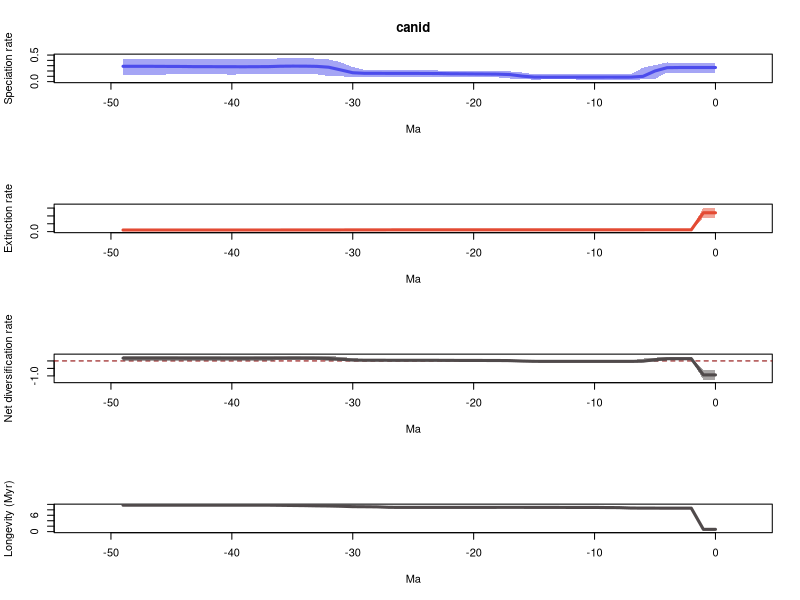

This chart was generated by the following R code:
# 1 files combined:
# 	/home/eeb177-student/Desktop/eeb-177/lab-work/exercise-9/pyrate_mcmc_logs/canid_occ_1_marginal_rates.log

# 95% HPDs calculated using code from Biopy (https://www.cs.auckland.ac.nz/~yhel002/biopy/)

pdf(file='/home/eeb177-student/Desktop/eeb-177/lab-work/exercise-9/pyrate_mcmc_logs/canid_occ_1_marginal_rates_RTT.pdf',width=0.6*9, height=16.8)
par(mfrow=c(4,1))
library(scales)
L_hpd_m95=c(0.168900382762, 0.168900382762,0.168900382762,0.168900382762,0.168900382762,0.0535885954668,0.0444878956167,0.0282031788308,0.0315240604287,0.0371989551911,0.0371989551911,0.0371989551911,0.0422988649318,0.0422988649318,0.0422988649318,0.0371989551911,0.0479115250954,0.0587633538859,0.0792904709068,0.09189158142,0.0835790880837,0.09189158142,0.0942114262235,0.09189158142,0.0942114262235,0.09189158142,0.09189158142,0.09189158142,0.09189158142,0.09189158142,0.0942114262235,0.0975241431669,0.107257555059,0.137626436227,0.152485846723,0.152485846723,0.135335116563,0.137626436227,0.137626436227,0.137069510621,0.132360863909,0.137069510621,0.137069510621,0.135335116563,0.135335116563,0.135335116563,0.132360863909,0.131236546776,0.131236546776,0.131236546776)
L_hpd_M95=c(0.348065175959, 0.348065175959,0.348065175959,0.348065175959,0.361426856849,0.311093901133,0.262004043667,0.136221356768,0.137817492479,0.14007028826,0.137817492479,0.137817492479,0.14007028826,0.14007028826,0.14007028826,0.14007028826,0.172801692821,0.192604298844,0.197911838945,0.207176399644,0.197911838945,0.202960375274,0.204811868669,0.20961576988,0.216332861055,0.21987171566,0.21987171566,0.220083120418,0.220083120418,0.220083120418,0.274445351931,0.365224237872,0.418986139813,0.432025962913,0.451475425803,0.452438095823,0.438558756774,0.424688302733,0.424688302733,0.424688302733,0.418986139813,0.424688302733,0.424688302733,0.424688302733,0.424688302733,0.424688302733,0.424688302733,0.424688302733,0.424688302733,0.424688302733)
M_hpd_m95=c(0.894241848517, 0.894241848517,0.086947962208,0.086947962208,0.086947962208,0.086947962208,0.086947962208,0.0890628243245,0.0890628243245,0.089537889378,0.0915107889639,0.0915107889639,0.0915107889639,0.0890628243245,0.0890628243245,0.0890628243245,0.0834181877758,0.0834181877758,0.0834181877758,0.0890628243245,0.0890628243245,0.0890628243245,0.0890628243245,0.0890628243245,0.0890628243245,0.0890628243245,0.0890628243245,0.0890628243245,0.0792680441963,0.066412518317,0.0647295661399,0.0524775080333,0.0485643812035,0.0485643812035,0.048233351642,0.048233351642,0.0465442754755,0.0441272900138,0.0441272900138,0.0441272900138,0.0441272900138,0.0441272900138,0.0441272900138,0.0441272900138,0.0441272900138,0.0441272900138,0.0441272900138,0.0441272900138,0.0441272900138,0.0441272900138)
M_hpd_M95=c(1.53146605963, 1.53146605963,0.143347434417,0.143347434417,0.143347434417,0.143347434417,0.143347434417,0.143347434417,0.133909373226,0.133909373226,0.133909373226,0.133909373226,0.133909373226,0.131631833865,0.131631833865,0.132358467323,0.124739949133,0.124739949133,0.124739949133,0.131631833865,0.131631833865,0.131631833865,0.131631833865,0.131631833865,0.131631833865,0.131631833865,0.131631833865,0.132358467323,0.137038809145,0.133909373226,0.133909373226,0.133909373226,0.132517427762,0.132517427762,0.132517427762,0.133909373226,0.133909373226,0.132517427762,0.132517427762,0.132517427762,0.132517427762,0.132517427762,0.132517427762,0.132517427762,0.132517427762,0.132517427762,0.132517427762,0.132517427762,0.132517427762,0.132517427762)
R_hpd_m95=c(-1.25575423042, -1.25575423042,0.0680056994994,0.0680056994994,0.0315298932194,-0.0584884221436,-0.0788498472575,-0.0959413289288,-0.0788498472575,-0.082107136834,-0.0774449945594,-0.0774449945594,-0.0739246934,-0.0739246934,-0.0739246934,-0.0843706416431,-0.0680881663667,-0.0526026222794,-0.024423876679,-0.024423876679,-0.024423876679,-0.024423876679,-0.024423876679,-0.024423876679,-0.024423876679,-0.0320836548592,-0.0320836548592,-0.024423876679,-0.024423876679,-0.024423876679,-0.024423876679,-0.024423876679,0.0233945066168,0.0439573161087,0.0439573161087,0.0439573161087,0.0337888915358,0.0245446962347,0.0245446962347,0.0245446962347,0.0233945066168,0.024007177897,0.024007177897,0.024007177897,0.024007177897,0.024007177897,0.0233945066168,0.0191712139022,0.0191712139022,0.0191712139022)
R_hpd_M95=c(-0.603570625824, -0.603570625824,0.248769984725,0.248769984725,0.234285310251,0.22796300101,0.158399816051,0.0316826040445,0.0316826040445,0.0316826040445,0.0316826040445,0.0316826040445,0.0316826040445,0.0316826040445,0.0316826040445,0.0316826040445,0.0654681711229,0.0957220630449,0.106607500788,0.094262957569,0.0933226789125,0.0957220630449,0.0957220630449,0.11016270887,0.11016270887,0.117003013083,0.117003013083,0.126347113264,0.126815614709,0.126815614709,0.193555017685,0.270024228398,0.334392116053,0.343605580181,0.343605580181,0.348941513105,0.348941513105,0.344043753461,0.344043753461,0.344043753461,0.340597400629,0.344043753461,0.344043753461,0.344043753461,0.344043753461,0.344043753461,0.344043753461,0.344043753461,0.344043753461,0.344043753461)
L_mean=c(0.265348698622, 0.265348698622,0.265348698622,0.265348698622,0.262286456113,0.200248493418,0.0985959810087,0.0844494572016,0.0842337492569,0.0845424595386,0.0836858800223,0.0837343037512,0.0837109522065,0.0837109522065,0.0839268893352,0.0855952202892,0.103719260616,0.132938000047,0.140625091282,0.143205523094,0.144745932754,0.146905903086,0.148462439228,0.153038177013,0.153902406093,0.155694918582,0.155694918582,0.155748705321,0.156323701274,0.15631085181,0.166991476156,0.220439106163,0.271609443783,0.287241787702,0.291214819265,0.291664842381,0.289545675232,0.28219121036,0.281172863785,0.279826555299,0.280522662689,0.28114769405,0.281831751069,0.28173194087,0.285019041106,0.285910514676,0.287112527022,0.288556857269,0.288556857269,0.288556857269)
M_mean=c(1.19940205607, 1.19940205607,0.116099074191,0.116099074191,0.116099074191,0.115988633844,0.115900064757,0.115515389277,0.113510488092,0.113236650166,0.112549439147,0.112549439147,0.112549439147,0.112465204329,0.112465204329,0.112351144311,0.11219050887,0.11219050887,0.11219050887,0.112420151796,0.112420151796,0.112420151796,0.112420151796,0.112420151796,0.112420151796,0.112420151796,0.112420151796,0.112054672145,0.109985292241,0.109480268966,0.109071954298,0.107345860668,0.106187280437,0.105647889104,0.104716902897,0.104195150375,0.1036066827,0.103054334647,0.103045057728,0.103045057728,0.103045057728,0.103045057728,0.103045057728,0.103045057728,0.103045057728,0.103045057728,0.103045057728,0.103045057728,0.103045057728,0.103045057728)
R_mean=c(-0.934053357443, -0.934053357443,0.149249624431,0.149249624431,0.146187381922,0.0842598595742,-0.0173040837486,-0.0310659320755,-0.0292767388349,-0.0286941906277,-0.0288635591245,-0.0288151353955,-0.0288384869402,-0.0287542521221,-0.0285383149934,-0.0267559240219,-0.00847124825396,0.0207474911763,0.0284345824115,0.0307853712981,0.0323257809574,0.0344857512895,0.0360422874323,0.0406180252168,0.0414822542965,0.0432747667858,0.0432747667858,0.0436940331756,0.0463384090338,0.046830582844,0.0579195218581,0.113093245495,0.165422163346,0.181593898599,0.186497916367,0.187469692006,0.185938992532,0.179136875713,0.178127806056,0.17678149757,0.177477604961,0.178102636322,0.178786693341,0.178686883142,0.181973983378,0.182865456948,0.184067469294,0.18551179954,0.18551179954,0.18551179954)
trans=0.5
age=(0:(50-1))* -1
plot(age,age,type = 'n', ylim = c(0, 0.497681905405), xlim = c(-52.5,2.5), ylab = 'Speciation rate', xlab = 'Ma',main='canid' )
polygon(c(age, rev(age)), c(L_hpd_M95, rev(L_hpd_m95)), col = alpha("#4c4cec",trans), border = NA)
lines(rev(age), rev(L_mean), col = "#4c4cec", lwd=3)
plot(age,age,type = 'n', ylim = c(0, 1.6846126656), xlim = c(-52.5,2.5), ylab = 'Extinction rate', xlab = 'Ma' )
polygon(c(age, rev(age)), c(M_hpd_M95, rev(M_hpd_m95)), col = alpha("#e34a33",trans), border = NA)
lines(rev(age), rev(M_mean), col = "#e34a33", lwd=3)
plot(age,age,type = 'n', ylim = c(-1.38132965346, 0.383835664415), xlim = c(-52.5,2.5), ylab = 'Net diversification rate', xlab = 'Ma' )
abline(h=0,lty=2,col="darkred")
polygon(c(age, rev(age)), c(R_hpd_M95, rev(R_hpd_m95)), col = alpha("#504A4B",trans), border = NA)
lines(rev(age), rev(R_mean), col = "#504A4B", lwd=3)
plot(age,age,type = 'n', ylim = c(0, max(1/M_mean)), xlim = c(-52.5,2.5), ylab = 'Longevity (Myr)', xlab = 'Ma' )
lines(rev(age), rev(1/M_mean), col = "#504A4B", lwd=3)
n <- dev.off()